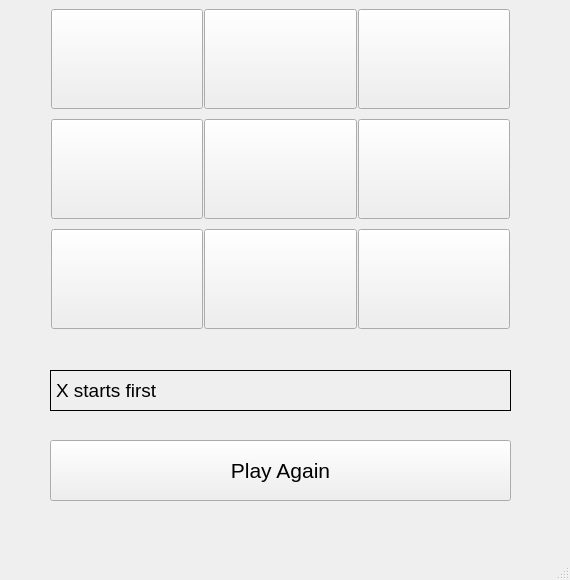
<?xml version="1.0" encoding="UTF-8"?>
<ui version="4.0">
 <class>MainWindow</class>
 <widget class="QMainWindow" name="MainWindow">
  <property name="geometry">
   <rect>
    <x>0</x>
    <y>0</y>
    <width>570</width>
    <height>580</height>
   </rect>
  </property>
  <property name="sizePolicy">
   <sizepolicy hsizetype="Preferred" vsizetype="Preferred">
    <horstretch>100</horstretch>
    <verstretch>100</verstretch>
   </sizepolicy>
  </property>
  <property name="windowTitle">
   <string>MainWindow</string>
  </property>
  <widget class="QWidget" name="centralwidget">
   <widget class="QWidget" name="gridLayoutWidget">
    <property name="geometry">
     <rect>
      <x>50</x>
      <y>0</y>
      <width>461</width>
      <height>341</height>
     </rect>
    </property>
    <layout class="QGridLayout" name="gridLayout">
     <property name="sizeConstraint">
      <enum>QLayout::SetDefaultConstraint</enum>
     </property>
     <property name="leftMargin">
      <number>1</number>
     </property>
     <property name="topMargin">
      <number>0</number>
     </property>
     <property name="rightMargin">
      <number>1</number>
     </property>
     <property name="bottomMargin">
      <number>0</number>
     </property>
     <property name="spacing">
      <number>1</number>
     </property>
     <item row="2" column="0">
      <widget class="QPushButton" name="pushButton_7">
       <property name="sizePolicy">
        <sizepolicy hsizetype="Minimum" vsizetype="Fixed">
         <horstretch>100</horstretch>
         <verstretch>100</verstretch>
        </sizepolicy>
       </property>
       <property name="minimumSize">
        <size>
         <width>100</width>
         <height>100</height>
        </size>
       </property>
       <property name="text">
        <string/>
       </property>
       <property name="iconSize">
        <size>
         <width>16</width>
         <height>16</height>
        </size>
       </property>
      </widget>
     </item>
     <item row="4" column="2">
      <widget class="QPushButton" name="pushButton_9">
       <property name="sizePolicy">
        <sizepolicy hsizetype="Minimum" vsizetype="Fixed">
         <horstretch>100</horstretch>
         <verstretch>100</verstretch>
        </sizepolicy>
       </property>
       <property name="minimumSize">
        <size>
         <width>100</width>
         <height>100</height>
        </size>
       </property>
       <property name="text">
        <string/>
       </property>
       <property name="iconSize">
        <size>
         <width>16</width>
         <height>16</height>
        </size>
       </property>
      </widget>
     </item>
     <item row="0" column="0">
      <widget class="QPushButton" name="pushButton_1">
       <property name="sizePolicy">
        <sizepolicy hsizetype="Minimum" vsizetype="Fixed">
         <horstretch>100</horstretch>
         <verstretch>100</verstretch>
        </sizepolicy>
       </property>
       <property name="minimumSize">
        <size>
         <width>100</width>
         <height>100</height>
        </size>
       </property>
       <property name="text">
        <string/>
       </property>
       <property name="iconSize">
        <size>
         <width>16</width>
         <height>16</height>
        </size>
       </property>
      </widget>
     </item>
     <item row="0" column="1">
      <widget class="QPushButton" name="pushButton_2">
       <property name="sizePolicy">
        <sizepolicy hsizetype="Minimum" vsizetype="Fixed">
         <horstretch>100</horstretch>
         <verstretch>100</verstretch>
        </sizepolicy>
       </property>
       <property name="minimumSize">
        <size>
         <width>100</width>
         <height>100</height>
        </size>
       </property>
       <property name="text">
        <string/>
       </property>
       <property name="iconSize">
        <size>
         <width>16</width>
         <height>16</height>
        </size>
       </property>
      </widget>
     </item>
     <item row="2" column="1">
      <widget class="QPushButton" name="pushButton_5">
       <property name="sizePolicy">
        <sizepolicy hsizetype="Minimum" vsizetype="Fixed">
         <horstretch>100</horstretch>
         <verstretch>100</verstretch>
        </sizepolicy>
       </property>
       <property name="minimumSize">
        <size>
         <width>100</width>
         <height>100</height>
        </size>
       </property>
       <property name="text">
        <string/>
       </property>
       <property name="iconSize">
        <size>
         <width>16</width>
         <height>16</height>
        </size>
       </property>
      </widget>
     </item>
     <item row="0" column="2">
      <widget class="QPushButton" name="pushButton_4">
       <property name="sizePolicy">
        <sizepolicy hsizetype="Minimum" vsizetype="Fixed">
         <horstretch>100</horstretch>
         <verstretch>100</verstretch>
        </sizepolicy>
       </property>
       <property name="minimumSize">
        <size>
         <width>100</width>
         <height>100</height>
        </size>
       </property>
       <property name="text">
        <string/>
       </property>
       <property name="iconSize">
        <size>
         <width>16</width>
         <height>16</height>
        </size>
       </property>
      </widget>
     </item>
     <item row="4" column="1">
      <widget class="QPushButton" name="pushButton_12">
       <property name="sizePolicy">
        <sizepolicy hsizetype="Minimum" vsizetype="Fixed">
         <horstretch>100</horstretch>
         <verstretch>100</verstretch>
        </sizepolicy>
       </property>
       <property name="minimumSize">
        <size>
         <width>100</width>
         <height>100</height>
        </size>
       </property>
       <property name="text">
        <string/>
       </property>
       <property name="iconSize">
        <size>
         <width>16</width>
         <height>16</height>
        </size>
       </property>
      </widget>
     </item>
     <item row="2" column="2">
      <widget class="QPushButton" name="pushButton_8">
       <property name="sizePolicy">
        <sizepolicy hsizetype="Minimum" vsizetype="Fixed">
         <horstretch>100</horstretch>
         <verstretch>100</verstretch>
        </sizepolicy>
       </property>
       <property name="minimumSize">
        <size>
         <width>100</width>
         <height>100</height>
        </size>
       </property>
       <property name="text">
        <string/>
       </property>
       <property name="iconSize">
        <size>
         <width>16</width>
         <height>16</height>
        </size>
       </property>
      </widget>
     </item>
     <item row="4" column="0">
      <widget class="QPushButton" name="pushButton_11">
       <property name="sizePolicy">
        <sizepolicy hsizetype="Minimum" vsizetype="Fixed">
         <horstretch>100</horstretch>
         <verstretch>100</verstretch>
        </sizepolicy>
       </property>
       <property name="minimumSize">
        <size>
         <width>100</width>
         <height>100</height>
        </size>
       </property>
       <property name="text">
        <string/>
       </property>
       <property name="iconSize">
        <size>
         <width>16</width>
         <height>16</height>
        </size>
       </property>
      </widget>
     </item>
    </layout>
   </widget>
   <widget class="QPushButton" name="pushButton_10">
    <property name="geometry">
     <rect>
      <x>50</x>
      <y>440</y>
      <width>461</width>
      <height>61</height>
     </rect>
    </property>
    <property name="font">
     <font>
      <pointsize>16</pointsize>
     </font>
    </property>
    <property name="text">
     <string>Play Again</string>
    </property>
   </widget>
   <widget class="QLabel" name="label">
    <property name="geometry">
     <rect>
      <x>50</x>
      <y>370</y>
      <width>461</width>
      <height>41</height>
     </rect>
    </property>
    <property name="font">
     <font>
      <pointsize>14</pointsize>
     </font>
    </property>
    <property name="frameShape">
     <enum>QFrame::Box</enum>
    </property>
    <property name="text">
     <string>X starts first</string>
    </property>
   </widget>
  </widget>
  <widget class="QMenuBar" name="menubar">
   <property name="geometry">
    <rect>
     <x>0</x>
     <y>0</y>
     <width>570</width>
     <height>26</height>
    </rect>
   </property>
  </widget>
  <widget class="QStatusBar" name="statusbar"/>
 </widget>
 <resources/>
 <connections/>
</ui>
